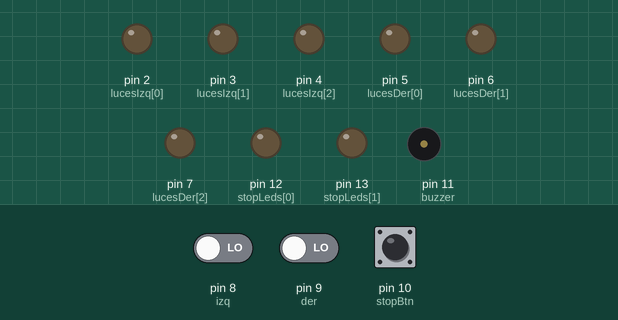
Simulated run of this sketch. Board: Arduino Uno, built with avr-gcc and run on an emulated ATmega328P. On the bench: output pins drawn as LEDs (lit = HIGH), buzzer (waves = sounding). Dashed ring = blinking. The test bench sets the inputs (shaded band); at power-on: pin 8 (izq) LOW, pin 9 (der) LOW, pin 10 (stopBtn) LOW.

Above: at 1.2 s.
1.3 s: pin 8 (izq) driven HIGH
At 1.65 s:
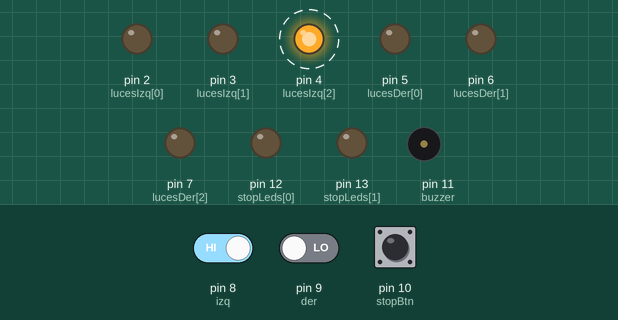
4.3 s: pin 9 (der) driven HIGH
At 4.45 s:
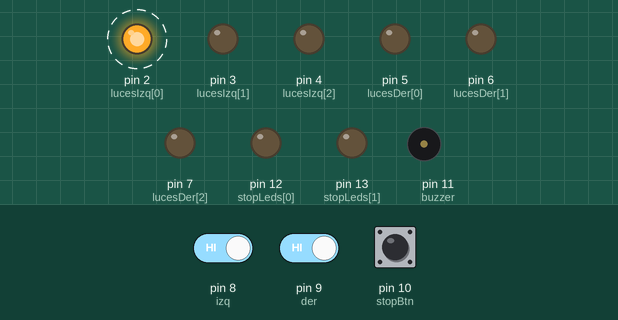
7.3 s: pin 10 (stopBtn) pulled HIGH for 1 s
At 9.9 s:
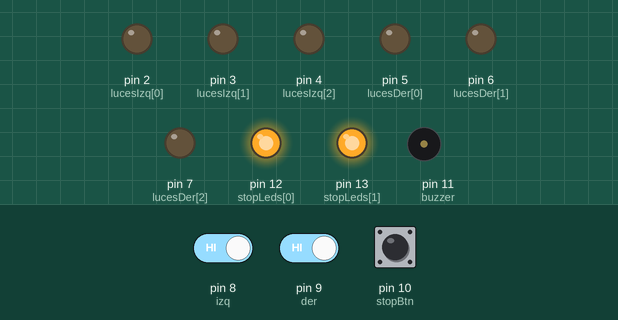
10.6 s: pin 10 (stopBtn) pulled HIGH for 3.2 s
At 11.55 s:
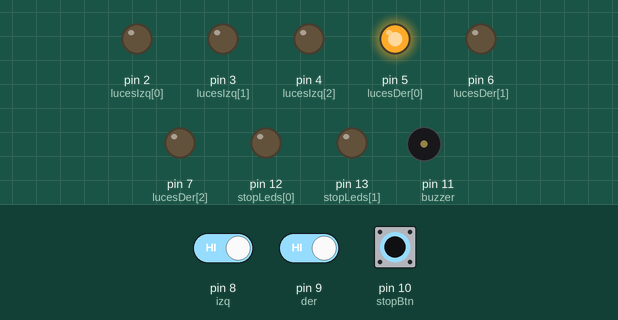
15.3 s: pin 8 (izq) driven LOW
At 16.25 s:
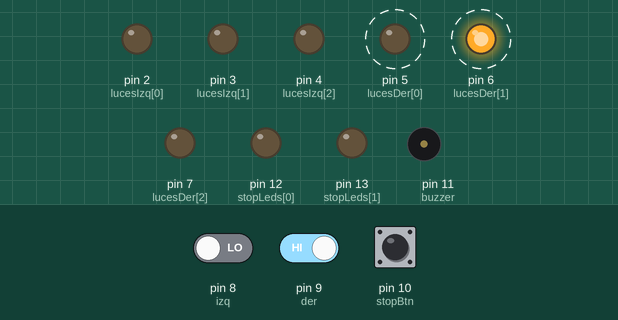
Timing chart, 0 to 19.3 s (numbered marks = the images above; inputs shaded):
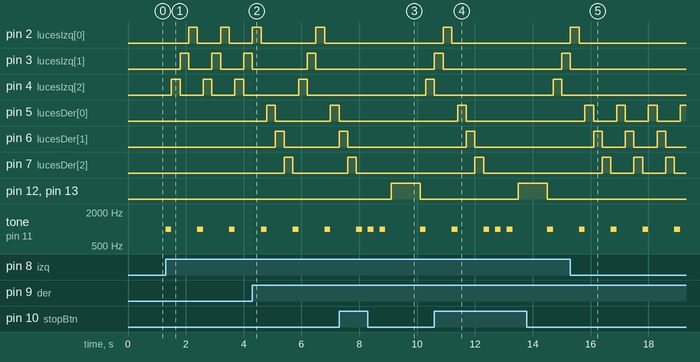

Measured:
- after the input at 1.3 s, pin 2 (lucesIzq[0]): alternates HIGH for 0.30 s and LOW for 0.80 s, starting after 0.80 s; pin 3 (lucesIzq[1]): alternates HIGH for 0.30 s and LOW for 0.80 s, starting after 0.50 s
- after the input at 4.3 s, pin 2 (lucesIzq[0]): LOW → HIGH after 2.2 s, → LOW 0.30 s later; pin 5 (lucesDer[0]): LOW → HIGH after 0.50 s, → LOW 0.30 s later, → HIGH 1.9 s later; pin 6 (lucesDer[1]): LOW → HIGH after 0.80 s, → LOW 0.30 s later; pin 7 (lucesDer[2]): LOW → HIGH after 1.1 s, → LOW 0.30 s later
- after the input at 7.3 s, pin 2 (lucesIzq[0]): stays LOW (without the input it goes to HIGH after 1.4 s); pin 3 (lucesIzq[1]): stays LOW (without the input it goes to HIGH after 1.1 s)
- after the input at 10.6 s, pin 2 (lucesIzq[0]): goes on until 11.2 s, then stays LOW; pin 5 (lucesDer[0]): goes on until 11.7 s, then stays LOW; pin 6 (lucesDer[1]): goes on until 12.0 s, then stays LOW; pin 7 (lucesDer[2]): goes on until 12.3 s, then stays LOW; pin 12 (stopLeds[0]), pin 13 (stopLeds[1]): LOW → HIGH after 2.9 s, → LOW 1.0 s later
- after the input at 15.3 s, pin 2 (lucesIzq[0]): goes on until 15.6 s, then stays LOW; pin 3 (lucesIzq[1]): goes on until 15.3 s, then stays LOW

The sketch:

Coche.ino
```cpp
// Control de direccionales izquierda, derecha y luces de STOP con buzzer

// Pines de las entradas (botones)
const int izq = 8;
const int der = 9;
const int stopBtn = 10;

// Pin del buzzer
const int buzzer = 11;

// Pines de las luces direccionales izquierdas
int lucesIzq[] = {2, 3, 4};

// Pines de las luces direccionales derechas
int lucesDer[] = {5, 6, 7};

// Pines de las luces de STOP
int stopLeds[] = {12, 13};

void setup() {

  // Configuración de las entradas
  pinMode(izq, INPUT);
  pinMode(der, INPUT);
  pinMode(stopBtn, INPUT);

  // Configuración del buzzer
  pinMode(buzzer, OUTPUT);

  // Configuración de las luces direccionales como salidas
  for (int i = 0; i < 3; i++) {
    pinMode(lucesIzq[i], OUTPUT);
    pinMode(lucesDer[i], OUTPUT);
  }

  // Configuración de las luces de STOP como salidas
  for (int i = 0; i < 2; i++) {
    pinMode(stopLeds[i], OUTPUT);
  }
}

void loop() {

  // Si se presiona la direccional izquierda
  if (digitalRead(izq) == HIGH) {

    // Suena el buzzer una vez
    tone(buzzer, 1000);
    delay(200);
    noTone(buzzer);

    // Enciende la secuencia de derecha a izquierda
    for (int i = 2; i >= 0; i--) {
      digitalWrite(lucesIzq[i], HIGH);
      delay(300);
      digitalWrite(lucesIzq[i], LOW);
    }

  }

  // Si se presiona la direccional derecha
  if (digitalRead(der) == HIGH) {

    // Suena el buzzer una vez
    tone(buzzer, 1000);
    delay(200);
    noTone(buzzer);

    // Enciende la secuencia de izquierda a derecha
    for (int i = 0; i < 3; i++) {
      digitalWrite(lucesDer[i], HIGH);
      delay(300);
      digitalWrite(lucesDer[i], LOW);
    }

  }

  // Si se presiona el botón de STOP
  if (digitalRead(stopBtn) == HIGH) {

    // El buzzer suena tres veces
    for (int i = 0; i < 3; i++) {
      tone(buzzer, 1000);
      delay(200);
      noTone(buzzer);
      delay(200);
    }

    // Enciende las luces de STOP
    for (int i = 0; i < 2; i++) {
      digitalWrite(stopLeds[i], HIGH);
    }

    // Mantiene las luces encendidas por un segundo
    delay(1000);

    // Apaga las luces de STOP
    for (int i = 0; i < 2; i++) {
      digitalWrite(stopLeds[i], LOW);
    }

  }

}
```
